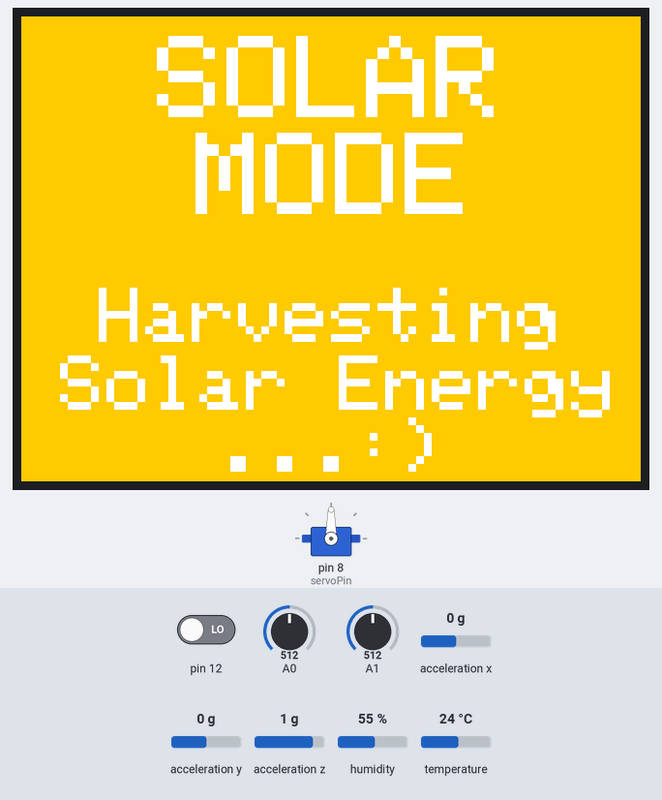
Bench run of a sketch on a simulated Arduino Uno, built with avr-gcc and run on an emulated ATmega328P. Parts: servo, 320×240 colour display. Inputs (shaded band) come from the test bench; at power-on: humidity 55 %, pin 12 LOW, A0 = 512, A1 = 512, acceleration x 0 g, acceleration y 0 g, acceleration z 1 g, temperature 24 °C. What the sketch prints to the serial monitor is not drawn.

Above: at 1.3 s.
1.4 s: humidity set to 78 %
5.2 s: humidity set to 81 %
At 8.4 s:
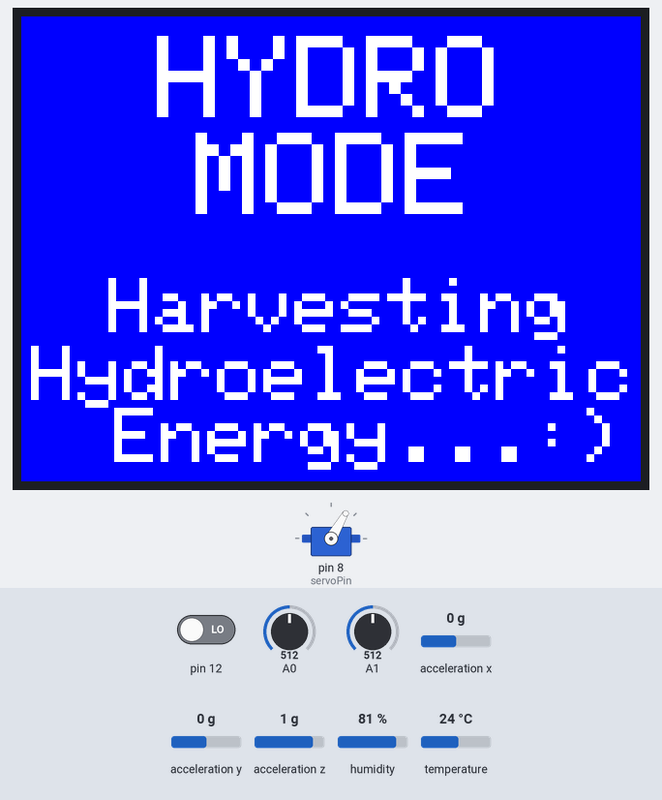
At 19.1 s:
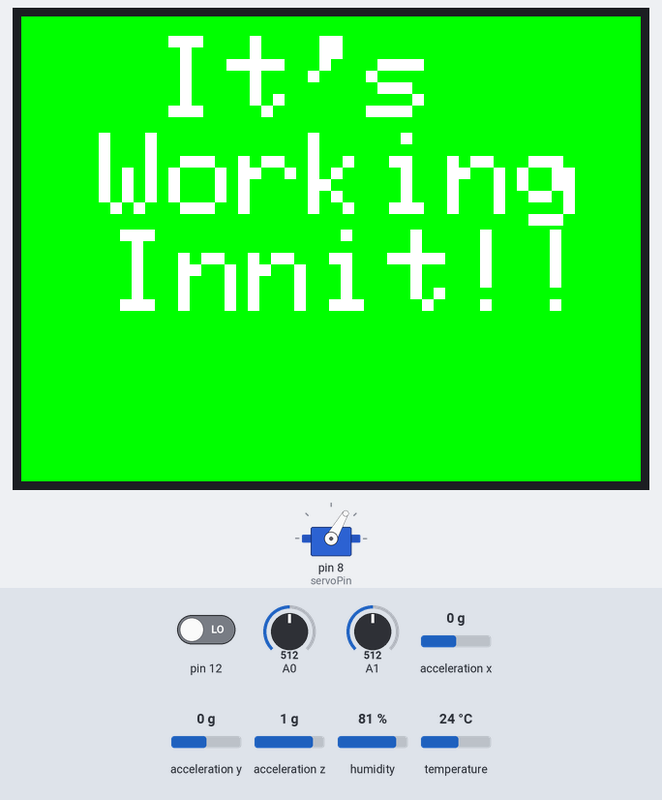
Timing chart, 0 to 20.6 s (numbered marks = the images above; inputs shaded):
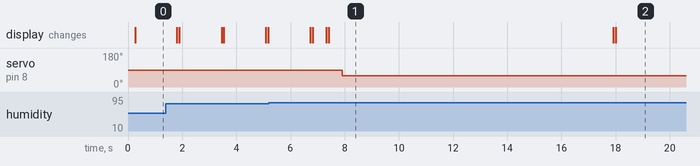

The sketch:

arduino1_fullCode.ino
```cpp
//includeing everything that needs to be included

//for tft screen ----------------
#include "SPI.h"
#include "Adafruit_GFX.h"
#include "Adafruit_ILI9341.h"

#define TFT_DC 9
#define TFT_CS 10
Adafruit_ILI9341 tft = Adafruit_ILI9341(TFT_CS, TFT_DC);

//for LDRs ----------------
int inputLDR1;
int inputLDR2;

//for MMA8451 ----------------
#include <Wire.h>
#include <Adafruit_MMA8451.h>
#include <Adafruit_Sensor.h>

Adafruit_MMA8451 mma = Adafruit_MMA8451();

//for servo and DHT11----------------
#include "DHT.h"
#define DHTPIN A3
#define DHTTYPE DHT11
#include <Servo.h>

DHT tempSensor = DHT(DHTPIN, DHTTYPE);
Servo servo1; //declaring an object
int servoPin = 8;
int servoInputPin = A3; //where it is gettin ginput from

bool rain = 0; //initialzing value of rain to false
int angle = 90; //initialing angle to 90
bool overheat = 1; //initializing overheating as true
int checkForOverheat; //to convert data from arduino 2 to arduino 1

//---------------

void setup() {
  Serial.begin(9600);

  //to communicate with the other arduino
  pinMode(12, INPUT);

  // for MMA
  Serial.println("Adafruit MMA8451 test!");

  if (! mma.begin()) {
    Serial.println("Couldnt start");
    while (1);
  }
  Serial.println("MMA8451 found!");
  mma.setRange(MMA8451_RANGE_2_G);
  Serial.print("Range = "); Serial.print(2 << mma.getRange());
  Serial.println("G");

  //for servo and DHT
  servo1.attach(servoPin); //links servo to pin
  tempSensor.begin();

  //for tft screen
  tft.begin();
  uint8_t rotation=3;
  tft.setRotation(rotation);

}

void loop() {
  //collectign data
  //using MMA to get angle --------------------
  mma.read();
  /* Get a new sensor event */
  sensors_event_t event;
  mma.getEvent(&event);

  double accX = event.acceleration.x;
  double accY = event.acceleration.y;
  double accZ = event.acceleration.z;

  double den = sqrt(pow(accY, 2) + pow(accZ, 2));
  float angleAcc = ( atan2 (accX, den) * 180/3.14159265); // returns angle in degrees and with sign

  //for servo and DHT11 --------------------
  Serial.println("From DHT11");
  int humidity = tempSensor.readHumidity();
  float threshold = 80;


  //printing value of rain
  Serial.println();
  Serial.print("Rain: "); Serial.println(rain);

  //main case1: it is not raining --------------------------------------------------------------------------------
      //we are using the solar panel
  if (rain == 0){
    Solar();

    //connecting with other arduino --------------------
    //checking for overheating
    checkForOverheat = digitalRead(12);   //checking for ovehreating
    if (checkForOverheat == HIGH) {
      overheat = 1;
    }
    else {
      overheat = 0;
    }

    //printing that we are using solar panel
    Serial.print("Using solar panel");

    //printing humidity level
    Serial.println();
    Serial.println("Humidity: "); Serial.println(humidity);

    //printing value of overheat
    Serial.println();
    Serial.print("Overheat: "); Serial.println(overheat);
    //secondary case 1: overheating is happening ----------------------------------------
    if (overheat == 1){
      Warning();
      //printing that it is overheating
      Serial.println("Solar panel is overheating. Moving away from sun");

      if (angleAcc >= 0){
        servo1.write(120); //turn positive
      }
      else if (angleAcc < 0) {
        servo1.write(60); // turn negative
      }
      delay(5000); // delay 5 seconds before doing anything else

    }
    //secondary case 2: overheating is not happening ----------------------------------------
    else if (overheat == 0){
      //printing that it is tracking the sun
      Serial.println("Tracking sun");
      //getting values of LDRs
      inputLDR1 = analogRead(A0); // change analog read if need be
      inputLDR2 = analogRead(A1); // change analog read if need be

      //declaring variables i need to use
      int ub = inputLDR1 + 2;
      int lb = inputLDR1 - 2;

      //making if statement for following sun
      if(angle <= 120 && angle >= 60){ //making sure angle doesn't go further than 30 on either side
        if(inputLDR2 >= ub){ //ldr2 > ldr1 --> turn towards ldr2
          //printing where it is moving towards
          Serial.println("Moving towards LDR2");
          angle -= 2;
          servo1.write(angle); //LDR2 should be connected to the positive side for this to make sense
        }
        else if(inputLDR2 <= lb ){ //ldr2 > ldr1 --> turn towards ldr1
          //printing where it is moving towards
          Serial.println("Moving towards LDR1");
          angle += 2;
          servo1.write(angle);
        }
        else if(ub > inputLDR2 && lb < inputLDR2 ){ // if ldr1 == ldr2 dont change angle
          servo1.write(angle);
        }
      }
    }

    //checking if humidity is more than the threshold value
    if (humidity >= threshold){
      rain = 1; //can set rain to true using humidity sensor
    }
  }

  //main case 2: it is  raining --------------------------------------------------------------------------------
  //we are using the hydroelectric turbine
  if (rain == 1){
    Rain();
    //printing that we are using hydroelectirc turbine
    Serial.println();
    Serial.println("Using hydroelectric turbine");
    servo1.write(60); //sets servo to max angle and keeps it there
    delay(10000);
    End();
    delay(5000);

  }


  Serial.print("Angle between ground and panel: "); Serial.println(angle);
  Serial.println();
  delay(1000);
}

// ------------------ tft screen functions -----------------

unsigned long Warning() {
  tft.fillScreen(ILI9341_RED);
  unsigned long start = micros();
  tft.setCursor(15, 30);
  tft.setTextColor(ILI9341_WHITE);  tft.setTextSize(7);
  tft.println("WARNING");
  tft.println();
  tft.setTextColor(ILI9341_WHITE);  tft.setTextSize(4);
  tft.setCursor(30, 130);
  tft.println("Solar Panel");
  tft.setCursor(30,165);
  tft.println("Overheating");
  tft.setCursor(120, 200);
  tft.println("!!!");
  delay(500);
  return micros() - start;
}

unsigned long Solar(){
  tft.fillScreen(tft.color565(250,200,0));
  unsigned long start = micros();
  tft.setCursor(70, 10);
  tft.setTextColor(ILI9341_WHITE);  tft.setTextSize(6);
  tft.println("SOLAR");
  tft.setCursor(90, 60);
  tft.println("MODE");
  tft.setCursor(40, 140);
  tft.setTextColor(ILI9341_WHITE);  tft.setTextSize(4);
  tft.println("Harvesting");
  tft.setCursor(20, 175);
  tft.println("Solar Energy");
  tft.setCursor(100, 207);
  tft.println("...:)");
  delay(500);
  return micros() - start;
}


unsigned long Rain() {
  tft.fillScreen(tft.color565(0,0,255));
  unsigned long start = micros();
  tft.setCursor(70, 10);
  tft.setTextColor(ILI9341_WHITE);  tft.setTextSize(6);
  tft.println("HYDRO");
  tft.setCursor(90, 60);
  tft.println("MODE");
  tft.setCursor(45, 135);
  tft.setTextColor(ILI9341_WHITE);  tft.setTextSize(4);
  tft.println("Harvesting");
  tft.setCursor(5, 170);
  tft.println("Hydroelectric  Energy...:)");
  delay(500);
  return micros() - start;

}

unsigned long End() {
  tft.fillScreen(tft.color565(0,255,0));
  unsigned long start = micros();
  tft.setCursor(70, 10);
  tft.setTextColor(ILI9341_WHITE);  tft.setTextSize(6);
  tft.println("It's");
  tft.setCursor(40, 60);
  tft.println("Working");
  tft.setCursor(45, 110);
  tft.setTextColor(ILI9341_WHITE);  tft.setTextSize(6);
  tft.println("Innit!!");
  tft.setCursor(5, 170);
  delay(500);
  return micros() - start;

}
```

Measured:
- the behaviour switches between 79 and 80 % on humidity (found by bisection; images 0 and 1)
- after the input at 5.2 s, servo on pin 8 (servoPin): 90° → 60° after 2.7 s; the display: first differs from a run without the input after 2.1 s (image 1 shows a later state)
- what the display in image 1 shows lasts 10.5 s, from 7.4 s to 17.9 s
